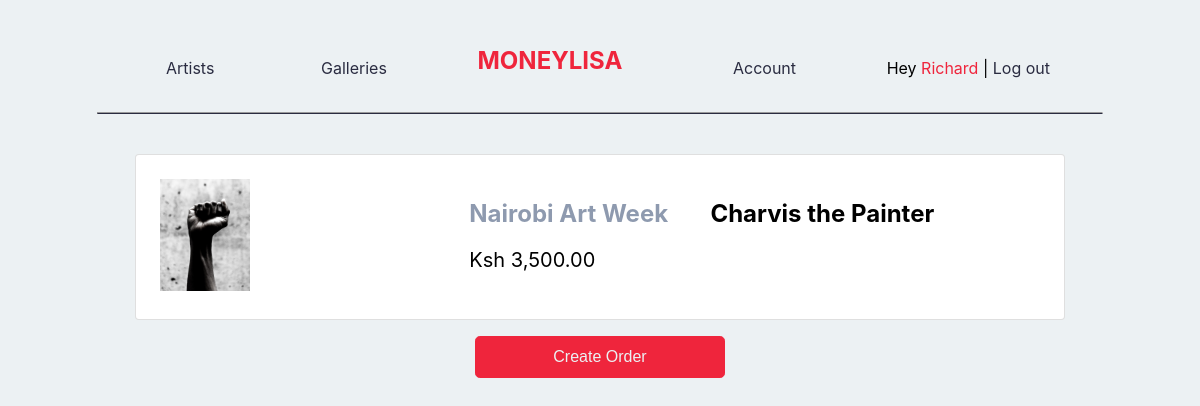
The app's page /tickets.php?id=18 (signed in) with its own data.
### tables this page shows
CREATE TABLE `users` (
  `id` int(11) NOT NULL,
  `name` varchar(128) NOT NULL,
  `email` varchar(255) NOT NULL,
  `password_hash` varchar(255) NOT NULL,
  `isAdmin` varchar(20) DEFAULT 'no',
  `isArtist` varchar(20) DEFAULT 'no',
  `created_at` timestamp NOT NULL DEFAULT current_timestamp()
);

CREATE TABLE `galleries` (
  `id` int(11) NOT NULL,
  `artist_id` int(11) DEFAULT NULL,
  `artist_name` varchar(128) DEFAULT NULL,
  `coverImg` varchar(255) DEFAULT NULL,
  `title` varchar(128) NOT NULL,
  `location` varchar(128) NOT NULL,
  `story` varchar(255) NOT NULL,
  `fee` int(128) NOT NULL,
  `date` datetime DEFAULT NULL,
  `created_at` timestamp NOT NULL DEFAULT current_timestamp()
);

### tickets.php (the view, shortened to what this page needs)
<?php
if (isset($_SESSION['user_id'])) {
    $mysqli = require __DIR__ . '/database.php';
    $fetch_user_session = "SELECT * FROM users
            WHERE id = {$_SESSION['user_id']}";
    $result = $mysqli->query($fetch_user_session);
    $user = $result->fetch_assoc();
} else {
    header('Location: home.php');
}
?>
<?php
$fetch_art_session = "SELECT * FROM galleries WHERE id = {$_GET['id']}";
$result = $mysqli->query($fetch_art_session);
$gallery = $result->fetch_assoc();
?>
<!DOCTYPE html>
<html lang='en'>
<head>
    <link rel='stylesheet' href='styles/main.css'>
    <link rel='stylesheet' href='styles/utility.css'>
    <link rel='stylesheet' href='https://cdn.jsdelivr.net/npm/bootstrap-icons@1.8.1/font/bootstrap-icons.css'>
</head>
<body>
    <?php include __DIR__ . '/navbar.php'; ?>
    <main>
        <div class='container'>
            <div class='card card-short mt-6'>
                <div class='row'>
                    <div class='col-lg-4 col-md-8 col-sm-12'>
                        <img src='<?= $gallery['coverImg'] ?>' style='max-height: 20vh !important;' alt='<?= $gallery['title'] ?>' class='p-4'>
                    </div>
                    <div class='col-lg-8 col-md-4 col-sm-12 ps-2 py-2'>
                        <div class='card-body'>
                            <div class='row'>
                                <div class='col-5 col-md-5 col-sm-12'>
                                    <h2 class='manatee'><?= $gallery['title'] ?></h2>
                                </div>
                                <div class='col-lg-6 col-md-6 col-sm-12'>
                                    <h2 class=''><?= $gallery['artist_name'] ?></h2>
                                </div>
                            </div>
                            <div class='row'>
                                <div class='col-lg-6 col-md-6 col-sm-12'>
                                    <span class='card-text fs-5' id='ticket-cost'>
                                        Ksh <?= number_format($gallery['fee'], 2) ?>
                                    </span>
                                </div>
                            </div>
                        </div>
                    </div>
                </div>
            </div>
            <center class='mt-4'>
                <form action='process-create-gallery-order.php' method='POST'>
                    <button type='submit' class='btn btn-lg btn-imperial'>Create Order</button>
                </form>
            </center>
        </div>
    </main>
</body>
</html>

### navbar.php (shortened to what this page needs)
<nav class='navbar sticky-top mobile-hide'>
    <div class='container-fluid'>
        <ul class='navbar-nav'>
            <li class='nav-item'>
                <a href='artists.php' class='nav-link'>Artists</a>
            </li>
        </ul>
        <ul class='navbar-nav'>
            <li class='nav-item'>
                <a href='galleries.php' class='nav-link'>Galleries</a>
            </li>
        </ul>
        <a href='home.php' class='nav-header mr-5'>
            MONEYLISA
        </a>
        <ul class='navbar-nav'>
            <li class='nav-item'>
                <?php if (isset($user)) : ?>
                    <a href='enthusiast-art-orders.php?id=<?= $_SESSION['user_id'] ?>' class='nav-link'>
                        Account
                    </a>
                <?php else : ?>
                    <a href='signin.php' class='nav-link'>
                        Account
                    </a>
                <?php endif; ?>
            </li>
        </ul>
        <ul class='navbar-nav'>
            <li class='nav-item'>
                <?php if (isset($user)) : ?>
                    <p>
                        Hey
                        <a href='enthusiast-art-orders.php?id=<?= $_SESSION['user_id'] ?>'>
                            <?= substr($user['name'], 0, strpos($user['name'], ' ')) ?>
                        </a>
                        |
                        <a href='logout.php' class='space-cadet'>Log out</a>
                    </p>
                <?php else : ?>
                    <div class='col-lg-12'>
                        <p><a href='signin.php'>Sign In</a> or <a href='signup.php'>Sign Up</a></p>
                    </div>
                <?php endif; ?>
            </li>
        </ul>
    </div>
    <hr class='mobile-hide hr' />
</nav>

### styles/main.css (style rules this page uses)
:root { --space-cadet: #2b2d42ff; --space-cadet-light: #2b2d42ff; --manatee: #8d99aeff; --cultured: #edf2f4ff; --imperial-red: #ef233cff; --imperial-red-light: #f25f5cff; --space-cadet: hsla(235, 21%, 21%, 1); --manatee: hsla(218, 17%, 62%, 1); --cultured: hsla(197, 24%, 94%, 1); --imperial-red: hsla(353, 86%, 54%, 1); --inter: -apple-system, BlinkMacSystemFont, 'Inter', 'Segoe UI', 'Roboto', 'Oxygen', 'Ubuntu', 'Cantarell', 'Fira Sans', 'Droid Sans', 'Helvetica Neue', sans-serif; }
.navbar { position: relative; display: flex; flex-wrap: wrap; align-items: center; justify-content: space-between; padding-top: 0.5rem; padding-bottom: 0.5rem; background-color: var(--cultured); }
.sticky-top { position: -webkit-sticky; position: sticky; top: 0; z-index: 1020; }
.navbar > .container, .navbar > .container-fluid, .navbar > .container-flex { display: flex; flex-wrap: inherit; align-items: center; justify-content: space-between; }
.navbar-nav { display: flex; flex-direction: column; padding-left: 0; margin-bottom: 0; list-style: none; }
.nav-link { display: block; padding: 0.5rem 1rem; color: var(--space-cadet); text-decoration: none; transition: color 0.15s ease-in-out, background-color 0.15s ease-in-out, border-color 0.15s ease-in-out, text-decoration 0.25s ease-in-out; }
body { font-family: var(--inter); background-color: var(--cultured); }
a { color: var(--imperial-red); text-decoration: none; }
.nav-header { font-size: 1.5rem; font-weight: 700; color: var(--imperial-red); text-decoration: none solid 5px var(--space-cadet); }
.space-cadet { color: var(--space-cadet); }
.manatee { color: var(--manatee); }
.hr { width: 85%; border-bottom: solid 1px var(--space-cadet); }
* { box-sizing: border-box; }
.container { width: 100%; padding-left: 15px; padding-right: 15px; margin: 0 auto; }
.container-fluid { padding-left: 30px; padding-right: 30px; padding-top: 10px; padding-bottom: 10px; margin-right: auto; margin-left: auto; }
.row { --gutter-x: 1.5rem; --gutter-x: 0; display: flex; flex-wrap: wrap; margin-top: calc(-1 * var(--gutter-y)); margin-right: calc(-0.5 * var(--gutter-x)); margin-left: calc(-0.5 * var(--gutter-x)); }
.row > * { flex-shrink: 0; width: 100%; max-width: 100%; padding-right: calc(var(--gutter-x) * 0.5); padding-left: calc(var(--gutter-x) * 0.5); margin-top: var(--gutter-y); }
.btn { display: inline-block; font-weight: 400; line-height: 1.5; color: #212529; text-align: center; text-decoration: none; vertical-align: middle; cursor: select; -webkit-user-select: none; -moz-user-select: none; user-select: none; background-color: transparent; border: 1px solid transparent; padding: 0.375rem 0.75rem; font-size: 1rem; border-radius: 0.25rem; transition: color 0.15s ease-in-out, background-color 0.15s ease-in-out, border-color 0.15s ease-in-out, box-shadow 0.15s ease-in-out; }
.btn-lg { line-height: 1.5; min-width: 250px; padding: 0.5rem 1rem; font-size: 1rem; border-radius: 0.3rem; }
.btn-imperial { display: inline-block; background-color: var(--imperial-red); border: 1px solid var(--imperial-red); text-align: center; color: var(--cultured); vertical-align: middle; margin: auto; }
.card { position: relative; display: flex; flex-direction: column; min-width: 0; word-wrap: break-word; background-color: #fff; background-clip: border-box; border: 1px solid rgba(0, 0, 0, 0.125); border-radius: 0.25rem; }
.card-short { max-height: 30vh !important; }
.card-body { flex: 1 1 auto; padding: 1rem 1rem; }
.card-text:last-child { margin-bottom: 0; }

### records on screen
users: name "Richard"
galleries: coverImg (picture), title "Nairobi Art Week", artist_name "Charvis the Painter", fee "3,500.00"
